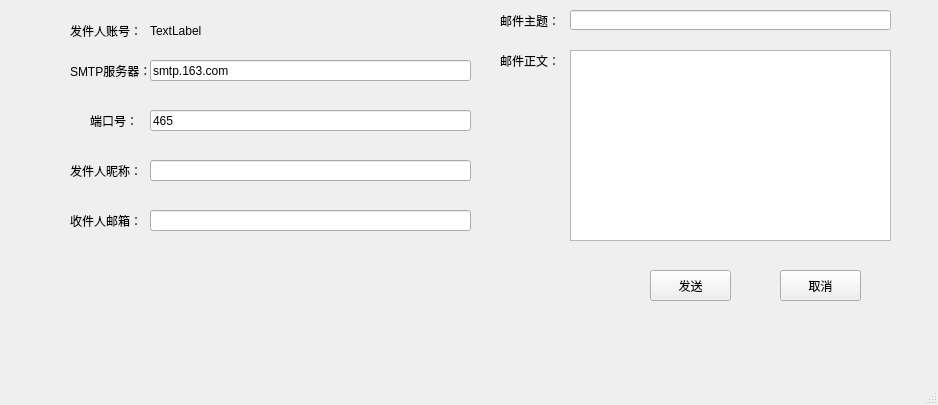
<?xml version="1.0" encoding="UTF-8"?>
<ui version="4.0">
 <class>MainWindow</class>
 <widget class="QMainWindow" name="MainWindow">
  <property name="geometry">
   <rect>
    <x>0</x>
    <y>0</y>
    <width>938</width>
    <height>405</height>
   </rect>
  </property>
  <property name="windowTitle">
   <string>MainWindow</string>
  </property>
  <widget class="QWidget" name="centralwidget">
   <widget class="QLabel" name="label">
    <property name="geometry">
     <rect>
      <x>70</x>
      <y>50</y>
      <width>81</width>
      <height>41</height>
     </rect>
    </property>
    <property name="text">
     <string>SMTP服务器：</string>
    </property>
   </widget>
   <widget class="QLineEdit" name="lineEdit">
    <property name="geometry">
     <rect>
      <x>150</x>
      <y>60</y>
      <width>321</width>
      <height>21</height>
     </rect>
    </property>
    <property name="text">
     <string>smtp.163.com</string>
    </property>
   </widget>
   <widget class="QLabel" name="label_2">
    <property name="geometry">
     <rect>
      <x>90</x>
      <y>100</y>
      <width>61</width>
      <height>41</height>
     </rect>
    </property>
    <property name="text">
     <string>端口号：</string>
    </property>
   </widget>
   <widget class="QLineEdit" name="lineEdit_2">
    <property name="geometry">
     <rect>
      <x>150</x>
      <y>110</y>
      <width>321</width>
      <height>21</height>
     </rect>
    </property>
    <property name="text">
     <string>465</string>
    </property>
   </widget>
   <widget class="QLabel" name="label_3">
    <property name="geometry">
     <rect>
      <x>70</x>
      <y>10</y>
      <width>81</width>
      <height>41</height>
     </rect>
    </property>
    <property name="text">
     <string>发件人账号：</string>
    </property>
   </widget>
   <widget class="QLabel" name="label_4">
    <property name="geometry">
     <rect>
      <x>70</x>
      <y>150</y>
      <width>81</width>
      <height>41</height>
     </rect>
    </property>
    <property name="text">
     <string>发件人昵称：</string>
    </property>
   </widget>
   <widget class="QLineEdit" name="lineEdit_4">
    <property name="geometry">
     <rect>
      <x>150</x>
      <y>160</y>
      <width>321</width>
      <height>21</height>
     </rect>
    </property>
   </widget>
   <widget class="QLabel" name="label_5">
    <property name="geometry">
     <rect>
      <x>70</x>
      <y>200</y>
      <width>81</width>
      <height>41</height>
     </rect>
    </property>
    <property name="text">
     <string>收件人邮箱：</string>
    </property>
   </widget>
   <widget class="QLineEdit" name="lineEdit_5">
    <property name="geometry">
     <rect>
      <x>150</x>
      <y>210</y>
      <width>321</width>
      <height>21</height>
     </rect>
    </property>
   </widget>
   <widget class="QLabel" name="label_6">
    <property name="geometry">
     <rect>
      <x>500</x>
      <y>0</y>
      <width>71</width>
      <height>41</height>
     </rect>
    </property>
    <property name="text">
     <string>邮件主题：</string>
    </property>
   </widget>
   <widget class="QLineEdit" name="lineEdit_6">
    <property name="geometry">
     <rect>
      <x>570</x>
      <y>10</y>
      <width>321</width>
      <height>20</height>
     </rect>
    </property>
   </widget>
   <widget class="QLabel" name="label_7">
    <property name="geometry">
     <rect>
      <x>500</x>
      <y>40</y>
      <width>61</width>
      <height>41</height>
     </rect>
    </property>
    <property name="text">
     <string>邮件正文：</string>
    </property>
   </widget>
   <widget class="QTextEdit" name="textEdit">
    <property name="geometry">
     <rect>
      <x>570</x>
      <y>50</y>
      <width>321</width>
      <height>191</height>
     </rect>
    </property>
   </widget>
   <widget class="QPushButton" name="pushButton">
    <property name="geometry">
     <rect>
      <x>650</x>
      <y>270</y>
      <width>81</width>
      <height>31</height>
     </rect>
    </property>
    <property name="text">
     <string>发送</string>
    </property>
   </widget>
   <widget class="QPushButton" name="pushButton_2">
    <property name="geometry">
     <rect>
      <x>780</x>
      <y>270</y>
      <width>81</width>
      <height>31</height>
     </rect>
    </property>
    <property name="text">
     <string>取消</string>
    </property>
   </widget>
   <widget class="QLabel" name="label_8">
    <property name="geometry">
     <rect>
      <x>150</x>
      <y>10</y>
      <width>211</width>
      <height>41</height>
     </rect>
    </property>
    <property name="text">
     <string>TextLabel</string>
    </property>
   </widget>
  </widget>
  <widget class="QMenuBar" name="menubar">
   <property name="geometry">
    <rect>
     <x>0</x>
     <y>0</y>
     <width>938</width>
     <height>23</height>
    </rect>
   </property>
  </widget>
  <widget class="QStatusBar" name="statusbar"/>
 </widget>
 <resources/>
 <connections/>
</ui>
